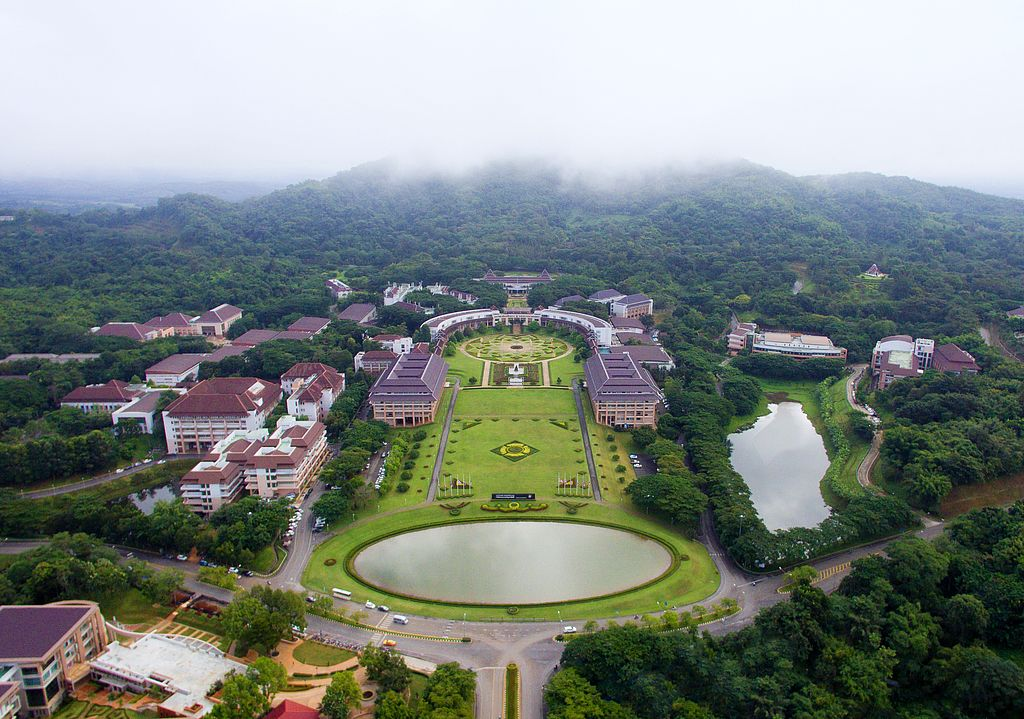
#> input picture frontend/src/assets/envi.jpg, 1024 x 719 px
$ python test_blur_file.py ../../frontend/src/assets/envi.jpg   (older library calls are emulated)
#> lines starting #> are read from the running program, lines starting #| are printed output that depends on the picture
import cv2
import sys
import os

def check_blur(image_path: str, threshold: float = 50.0):
#> called with image_path = '../../frontend/src/assets/envi.jpg', threshold = 50
    print(f"📸 Testing image: {image_path}")

    if not os.path.exists(image_path):
        print("❌ Error: File not found. Please check the path.")
        return

    image = cv2.imread(image_path)
#> image is the input picture: shape (719, 1024, 3); mean B, G, R 130.5, 135, 126.9
    if image is None:
        print("❌ Error: Could not load image. It might not be a valid image file.")
        return

    # แปลงเป็นภาพขาวดำ
    gray = cv2.cvtColor(image, cv2.COLOR_BGR2GRAY)
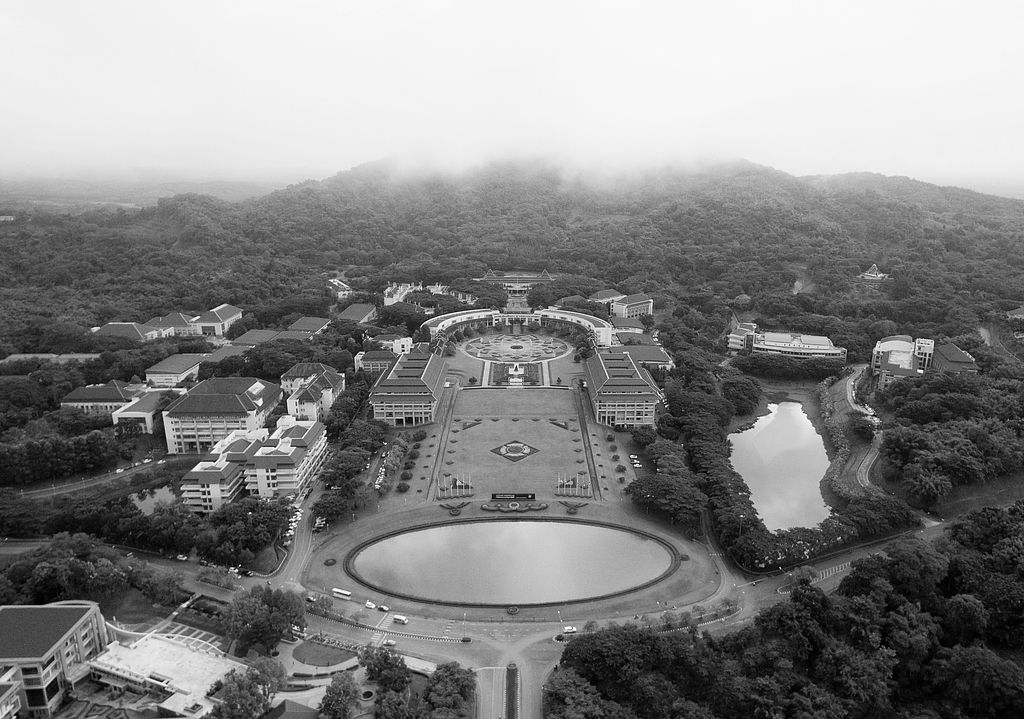
#> gray: shape (719, 1024); min 0, max 255, mean 132

    # คำนวณความเบลอด้วย Laplacian variance (แบบเดียวกับที่ใช้ในระบบ)
    variance = cv2.Laplacian(gray, cv2.CV_64F).var()
#> variance = 1720.3

    status = "BLUR" if variance < threshold else "NORMAL"
#> status = 'NORMAL'

    print("-" * 30)
    print(f"Score (Variance)  : {variance:.2f}")
#| Score (Variance)  : 1720.34
    print(f"Threshold         : {threshold}")
    print(f"Result            : {status}")
#| Result            : NORMAL
    print("-" * 30)

    if variance >= threshold:
        print("⚠️ หมายเหตุ: ภาพนี้ได้คะแนนเกินเกณฑ์ (Normal)")
        print("หากดูด้วยตาแล้วเบลอ อาจเกิดจากระบบจับ 'ความคมกริบของตัวหนังสือ' (Timestamp) ในภาพแทนครับ")

if __name__ == '__main__':
    if len(sys.argv) != 2:
        print("Usage: python test_blur_file.py <path_to_image_file>")
    else:
        check_blur(sys.argv[1])
